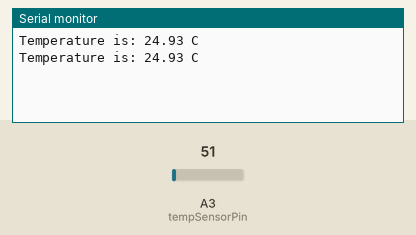
Simulated run of this sketch. Board: Arduino Uno, built with avr-gcc and run on an emulated ATmega328P. Parts: the last lines printed to the serial monitor. The test bench sets the inputs (shaded band); at power-on: A3 (tempSensorPin) = 51.

Above: at 1.8 s.
1.9 s: A3 (tempSensorPin) set to 61
At 2.8 s:
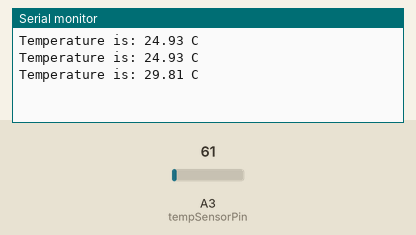
3.4 s: A3 (tempSensorPin) set to 71
At 4.8 s:
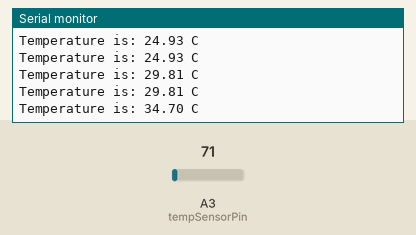
Timing chart, 0 to 6.4 s (numbered marks = the images above; inputs shaded):
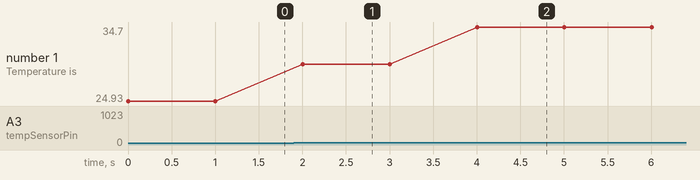

The sketch:

Sensing_Temperature.ino
```cpp
int tempSensorPin=A3;// LM35 Temperature Sensor connector to analog Pin 3

void setup()
{

  Serial.begin(9600);// start serial terminal on 9600bps
}

void loop()
{
  int temperatureReading=analogRead(tempSensorPin);//Read sensor value from ADC

  float celsiusTemperature=temperatureReading*5/(1023*0.01); //do multiplication, ADC resolution is 1023 bits for 5v, sensor sends 10mV/C value.
  Serial.print("Temperature is: ");

  Serial.print(celsiusTemperature,2);//Print Temperature

  Serial.println(" C ");

  delay(1000);


}
```

Measured:
- after the input at 1.9 s, the serial monitor: prints a new line after 0.10 s (image 1)
- after the input at 3.4 s, the serial monitor: prints a new line after 0.60 s (image 2)
- plotted number 1: 24.93 → 29.81 after the input at 1.9 s, 29.81 → 34.7 after the input at 3.4 s
